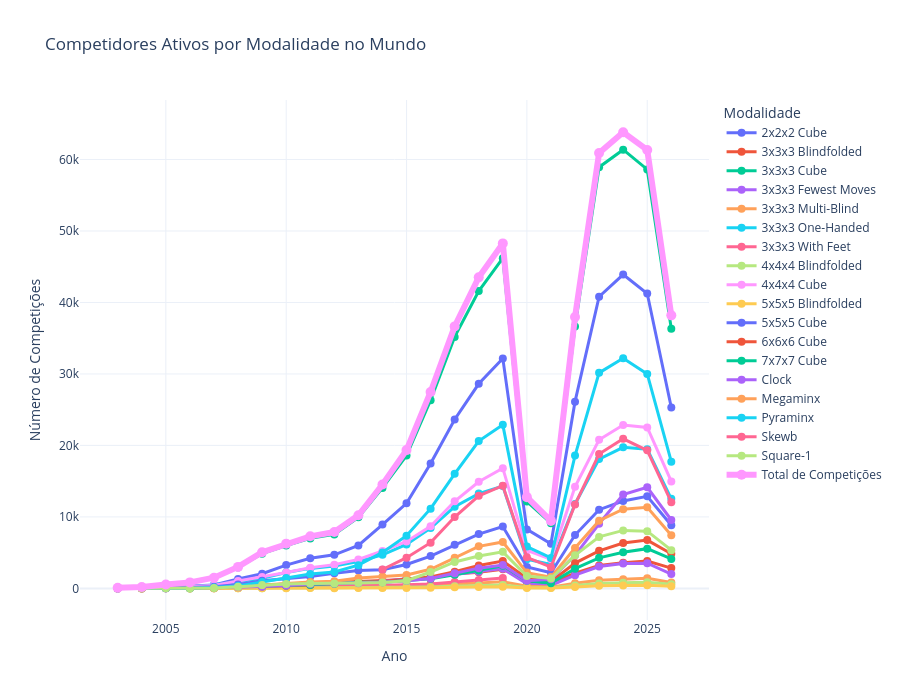

Notebook code for this chart:
### Code cell
fig_active = plot_events_over_time(
df_active.rename(columns={
        'num_active_competitors': 'num_competitions',
        'total_active_competitors': 'total_competitions',
    }),
    'Competidores Ativos por Modalidade no Mundo'
)
fig_active

### Figure 1 — Plotly figure (JSON) as saved in the notebook; plotly's stock layout.template omitted (floating-point values rounded to 4 significant figures)
{"data": [{"hovertemplate": "<b>%{fullData.name}</b><br>Ano: %{x}<br>Competições: %{y}<extra></extra>", "line": {"width": 3}, "marker": {"size": 8}, "mode": "lines+markers", "name": "2x2x2 Cube", "type": "scatter", "x": [2004, 2005, 2006, 2007, 2008, 2009, 2010, 2011, 2012, 2013, 2014, 2015, 2016, 2017, 2018, 2019, 2020, 2021, 2022, 2023, 2024, 2025, 2026], "y": [7, 135, 252, 472, 1306, 2053, 3265, 4224, 4702, 6004, 8934, 11911, 17476, 23631, 28621, 32175, 8255, 6234, 26125, 40804, 43901, 41247, 25305]}, {"hovertemplate": "<b>%{fullData.name}</b><br>Ano: %{x}<br>Competições: %{y}<extra></extra>", "line": {"width": 3}, "marker": {"size": 8}, "mode": "lines+markers", "name": "3x3x3 Blindfolded", "type": "scatter", "x": [2003, 2004, 2005, 2006, 2007, 2008, 2009, 2010, 2011, 2012, 2013, 2014, 2015, 2016, 2017, 2018, 2019, 2020, 2021, 2022, 2023, 2024, 2025, 2026], "y": [2, 9, 30, 77, 151, 308, 408, 588, 768, 822, 971, 1109, 1249, 1516, 2010, 2272, 2683, 980, 738, 2138, 3205, 3579, 3831, 2839]}, {"hovertemplate": "<b>%{fullData.name}</b><br>Ano: %{x}<br>Competições: %{y}<extra></extra>", "line": {"width": 3}, "marker": {"size": 8}, "mode": "lines+markers", "name": "3x3x3 Cube", "type": "scatter", "x": [2003, 2004, 2005, 2006, 2007, 2008, 2009, 2010, 2011, 2012, 2013, 2014, 2015, 2016, 2017, 2018, 2019, 2020, 2021, 2022, 2023, 2024, 2025, 2026], "y": [85, 204, 516, 819, 1455, 2937, 4857, 5998, 6997, 7546, 9946, 14059, 18582, 26323, 35181, 41596, 46195, 12164, 9126, 36642, 58923, 61373, 58613, 36315]}, {"hovertemplate": "<b>%{fullData.name}</b><br>Ano: %{x}<br>Competições: %{y}<extra></extra>", "line": {"width": 3}, "marker": {"size": 8}, "mode": "lines+markers", "name": "3x3x3 Fewest Moves", "type": "scatter", "x": [2003, 2004, 2005, 2006, 2007, 2008, 2009, 2010, 2011, 2012, 2013, 2014, 2015, 2016, 2017, 2018, 2019, 2020, 2021, 2022, 2023, 2024, 2025, 2026], "y": [2, 6, 11, 19, 55, 140, 246, 432, 582, 665, 781, 991, 1344, 1512, 1956, 2318, 2765, 628, 418, 1850, 3062, 3466, 3517, 1997]}, {"hovertemplate": "<b>%{fullData.name}</b><br>Ano: %{x}<br>Competições: %{y}<extra></extra>", "line": {"width": 3}, "marker": {"size": 8}, "mode": "lines+markers", "name": "3x3x3 Multi-Blind", "type": "scatter", "x": [2007, 2008, 2009, 2010, 2011, 2012, 2013, 2014, 2015, 2016, 2017, 2018, 2019, 2020, 2021, 2022, 2023, 2024, 2025, 2026], "y": [16, 88, 131, 187, 273, 322, 405, 326, 393, 477, 598, 759, 939, 289, 180, 710, 1123, 1270, 1420, 830]}, {"hovertemplate": "<b>%{fullData.name}</b><br>Ano: %{x}<br>Competições: %{y}<extra></extra>", "line": {"width": 3}, "marker": {"size": 8}, "mode": "lines+markers", "name": "3x3x3 One-Handed", "type": "scatter", "x": [2003, 2004, 2005, 2006, 2007, 2008, 2009, 2010, 2011, 2012, 2013, 2014, 2015, 2016, 2017, 2018, 2019, 2020, 2021, 2022, 2023, 2024, 2025, 2026], "y": [12, 47, 121, 201, 461, 991, 1424, 2214, 2799, 3128, 3772, 4693, 6152, 8433, 11423, 13267, 14313, 4090, 3343, 11808, 18085, 19738, 19465, 12527]}, {"hovertemplate": "<b>%{fullData.name}</b><br>Ano: %{x}<br>Competições: %{y}<extra></extra>", "line": {"width": 3}, "marker": {"size": 8}, "mode": "lines+markers", "name": "3x3x3 With Feet", "type": "scatter", "x": [2004, 2005, 2006, 2007, 2008, 2009, 2010, 2011, 2012, 2013, 2014, 2015, 2016, 2017, 2018, 2019], "y": [2, 11, 13, 19, 57, 79, 156, 272, 328, 380, 404, 516, 629, 877, 1158, 1469]}, {"hovertemplate": "<b>%{fullData.name}</b><br>Ano: %{x}<br>Competições: %{y}<extra></extra>", "line": {"width": 3}, "marker": {"size": 8}, "mode": "lines+markers", "name": "4x4x4 Blindfolded", "type": "scatter", "x": [2003, 2004, 2006, 2007, 2008, 2009, 2010, 2011, 2012, 2013, 2014, 2015, 2016, 2017, 2018, 2019, 2020, 2021, 2022, 2023, 2024, 2025, 2026], "y": [1, 1, 1, 9, 21, 27, 57, 86, 92, 125, 136, 181, 205, 306, 396, 480, 126, 90, 410, 681, 794, 857, 578]}, {"hovertemplate": "<b>%{fullData.name}</b><br>Ano: %{x}<br>Competições: %{y}<extra></extra>", "line": {"width": 3}, "marker": {"size": 8}, "mode": "lines+markers", "name": "4x4x4 Cube", "type": "scatter", "x": [2003, 2004, 2005, 2006, 2007, 2008, 2009, 2010, 2011, 2012, 2013, 2014, 2015, 2016, 2017, 2018, 2019, 2020, 2021, 2022, 2023, 2024, 2025, 2026], "y": [22, 43, 169, 248, 408, 1025, 1604, 2216, 2879, 3323, 4057, 5231, 6569, 8679, 12189, 14923, 16824, 5312, 4067, 14211, 20783, 22851, 22514, 14960]}, {"hovertemplate": "<b>%{fullData.name}</b><br>Ano: %{x}<br>Competições: %{y}<extra></extra>", "line": {"width": 3}, "marker": {"size": 8}, "mode": "lines+markers", "name": "5x5x5 Blindfolded", "type": "scatter", "x": [2004, 2006, 2007, 2008, 2009, 2010, 2011, 2012, 2013, 2014, 2015, 2016, 2017, 2018, 2019, 2020, 2021, 2022, 2023, 2024, 2025, 2026], "y": [1, 1, 5, 6, 9, 15, 40, 34, 61, 72, 66, 98, 147, 201, 229, 52, 45, 187, 353, 409, 447, 309]}, {"hovertemplate": "<b>%{fullData.name}</b><br>Ano: %{x}<br>Competições: %{y}<extra></extra>", "line": {"width": 3}, "marker": {"size": 8}, "mode": "lines+markers", "name": "5x5x5 Cube", "type": "scatter", "x": [2003, 2004, 2005, 2006, 2007, 2008, 2009, 2010, 2011, 2012, 2013, 2014, 2015, 2016, 2017, 2018, 2019, 2020, 2021, 2022, 2023, 2024, 2025, 2026], "y": [15, 23, 70, 110, 215, 533, 1068, 1334, 1677, 2103, 2487, 2612, 3344, 4521, 6090, 7604, 8645, 2987, 2196, 7461, 11014, 12216, 12887, 8840]}, {"hovertemplate": "<b>%{fullData.name}</b><br>Ano: %{x}<br>Competições: %{y}<extra></extra>", "line": {"width": 3}, "marker": {"size": 8}, "mode": "lines+markers", "name": "6x6x6 Cube", "type": "scatter", "x": [2009, 2010, 2011, 2012, 2013, 2014, 2015, 2016, 2017, 2018, 2019, 2020, 2021, 2022, 2023, 2024, 2025, 2026], "y": [264, 387, 476, 803, 928, 961, 1326, 1583, 2319, 3206, 3815, 1419, 939, 3542, 5259, 6358, 6755, 4851]}, {"hovertemplate": "<b>%{fullData.name}</b><br>Ano: %{x}<br>Competições: %{y}<extra></extra>", "line": {"width": 3}, "marker": {"size": 8}, "mode": "lines+markers", "name": "7x7x7 Cube", "type": "scatter", "x": [2009, 2010, 2011, 2012, 2013, 2014, 2015, 2016, 2017, 2018, 2019, 2020, 2021, 2022, 2023, 2024, 2025, 2026], "y": [300, 392, 475, 666, 859, 847, 1111, 1364, 1892, 2509, 3156, 1065, 727, 2762, 4277, 5067, 5560, 4125]}, {"hovertemplate": "<b>%{fullData.name}</b><br>Ano: %{x}<br>Competições: %{y}<extra></extra>", "line": {"width": 3}, "marker": {"size": 8}, "mode": "lines+markers", "name": "Clock", "type": "scatter", "x": [2003, 2004, 2005, 2006, 2007, 2008, 2009, 2010, 2011, 2012, 2013, 2014, 2015, 2016, 2017, 2018, 2019, 2020, 2021, 2022, 2023, 2024, 2025, 2026], "y": [6, 13, 32, 46, 76, 147, 242, 396, 616, 693, 734, 856, 1083, 1379, 2125, 2832, 3269, 1062, 1291, 4627, 9042, 13131, 14139, 9567]}, {"hovertemplate": "<b>%{fullData.name}</b><br>Ano: %{x}<br>Competições: %{y}<extra></extra>", "line": {"width": 3}, "marker": {"size": 8}, "mode": "lines+markers", "name": "Megaminx", "type": "scatter", "x": [2003, 2004, 2005, 2006, 2007, 2008, 2009, 2010, 2011, 2012, 2013, 2014, 2015, 2016, 2017, 2018, 2019, 2020, 2021, 2022, 2023, 2024, 2025, 2026], "y": [5, 5, 17, 23, 65, 218, 479, 698, 889, 995, 1469, 1678, 1876, 2670, 4298, 5881, 6498, 2207, 1579, 5661, 9466, 11069, 11356, 7423]}, {"hovertemplate": "<b>%{fullData.name}</b><br>Ano: %{x}<br>Competições: %{y}<extra></extra>", "line": {"width": 3}, "marker": {"size": 8}, "mode": "lines+markers", "name": "Pyraminx", "type": "scatter", "x": [2003, 2005, 2006, 2007, 2008, 2009, 2010, 2011, 2012, 2013, 2014, 2015, 2016, 2017, 2018, 2019, 2020, 2021, 2022, 2023, 2024, 2025, 2026], "y": [6, 10, 37, 130, 345, 898, 1449, 2025, 2292, 3254, 5035, 7368, 11158, 16031, 20613, 22878, 5845, 4266, 18576, 30154, 32193, 30001, 17732]}, {"hovertemplate": "<b>%{fullData.name}</b><br>Ano: %{x}<br>Competições: %{y}<extra></extra>", "line": {"width": 3}, "marker": {"size": 8}, "mode": "lines+markers", "name": "Skewb", "type": "scatter", "x": [2014, 2015, 2016, 2017, 2018, 2019, 2020, 2021, 2022, 2023, 2024, 2025, 2026], "y": [2641, 4301, 6399, 9985, 12947, 14363, 4345, 2975, 11729, 18807, 20928, 19313, 12058]}, {"hovertemplate": "<b>%{fullData.name}</b><br>Ano: %{x}<br>Competições: %{y}<extra></extra>", "line": {"width": 3}, "marker": {"size": 8}, "mode": "lines+markers", "name": "Square-1", "type": "scatter", "x": [2003, 2004, 2005, 2006, 2007, 2008, 2009, 2010, 2011, 2012, 2013, 2014, 2015, 2016, 2017, 2018, 2019, 2020, 2021, 2022, 2023, 2024, 2025, 2026], "y": [4, 6, 16, 34, 72, 239, 465, 604, 673, 670, 739, 822, 1082, 2291, 3698, 4522, 5113, 1734, 1378, 4623, 7206, 8114, 8008, 5348]}, {"hovertemplate": "<b>Total de Competições</b><br>Ano: %{x}<br>Total: %{y}<extra></extra>", "line": {"width": 6}, "marker": {"size": 10}, "mode": "lines+markers", "name": "Total de Competições", "type": "scatter", "x": [2003, 2004, 2005, 2006, 2007, 2008, 2009, 2010, 2011, 2012, 2013, 2014, 2015, 2016, 2017, 2018, 2019, 2020, 2021, 2022, 2023, 2024, 2025, 2026], "y": [90, 205, 545, 841, 1495, 3006, 5061, 6258, 7286, 7880, 10229, 14526, 19344, 27483, 36651, 43516, 48264, 12768, 9442, 37964, 60905, 63814, 61342, 38198]}], "layout": {"height": 700, "hovermode": "closest", "legend": {"itemclick": "toggle", "itemdoubleclick": "toggleothers", "title": {"text": "Modalidade"}}, "title": {"text": "Competidores Ativos por Modalidade no Mundo"}, "xaxis": {"title": {"text": "Ano"}}, "yaxis": {"title": {"text": "Número de Competições"}}}}
